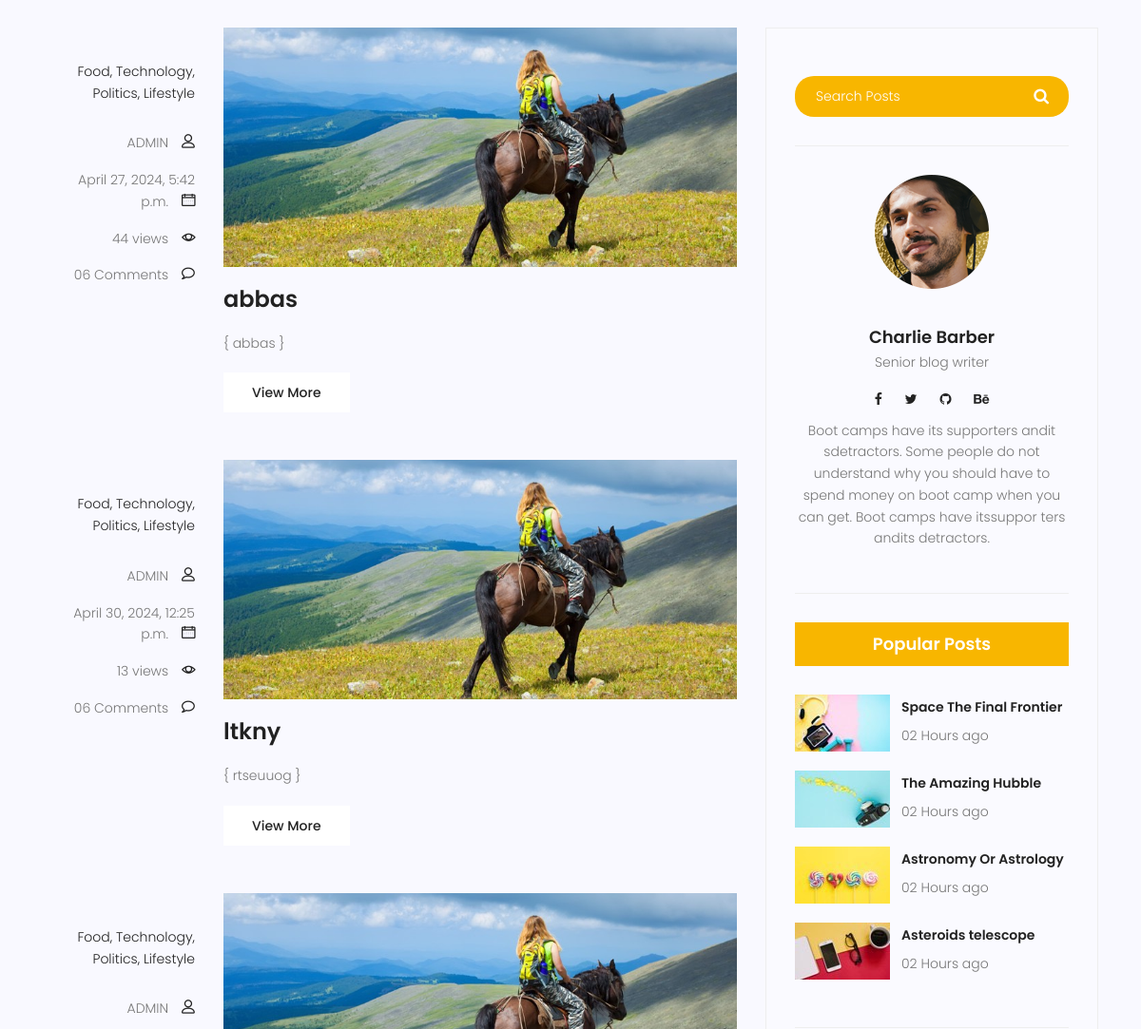
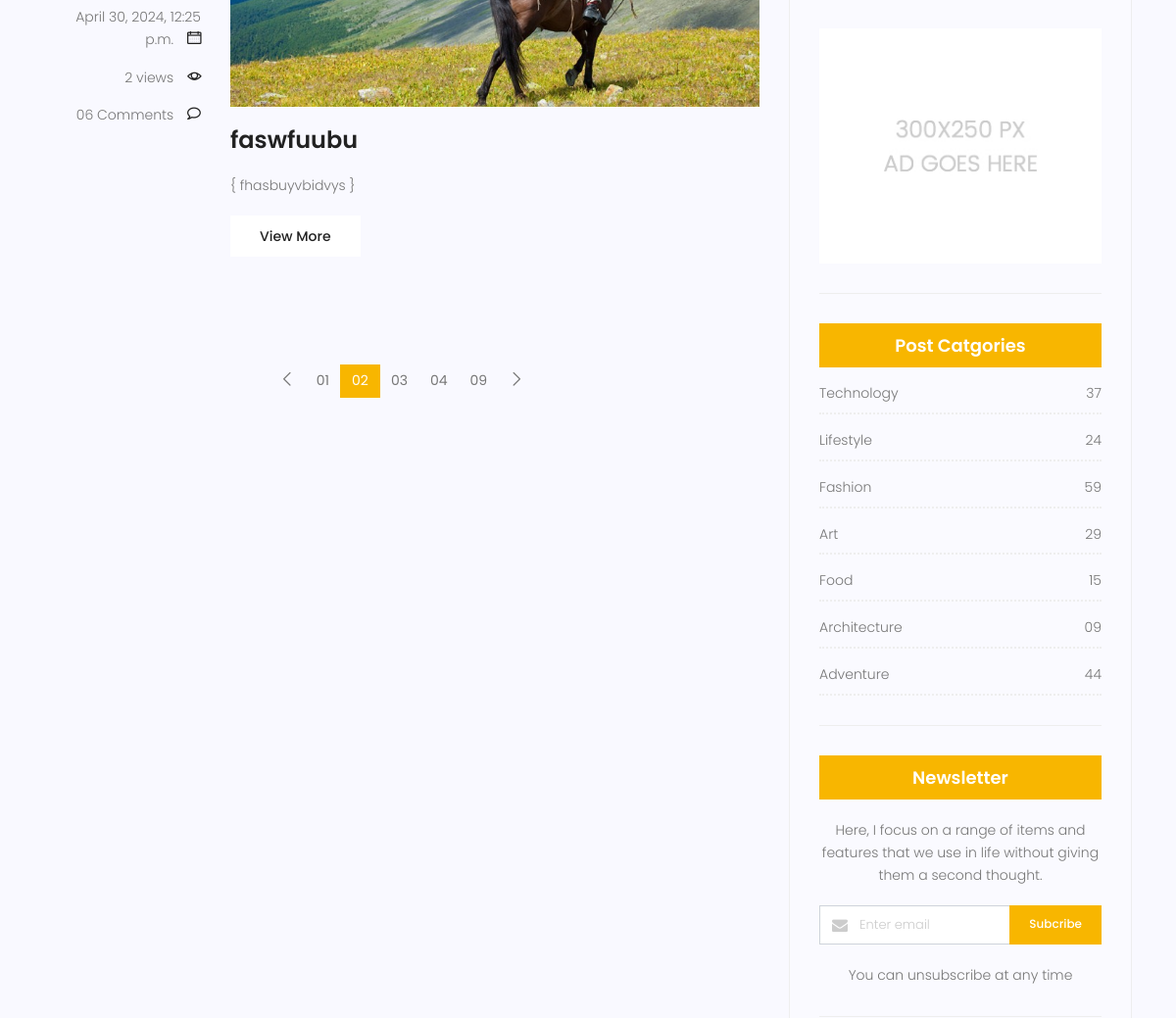
The page /blog/ (middle part) on the database as committed earlier (2 pictures, top to bottom).
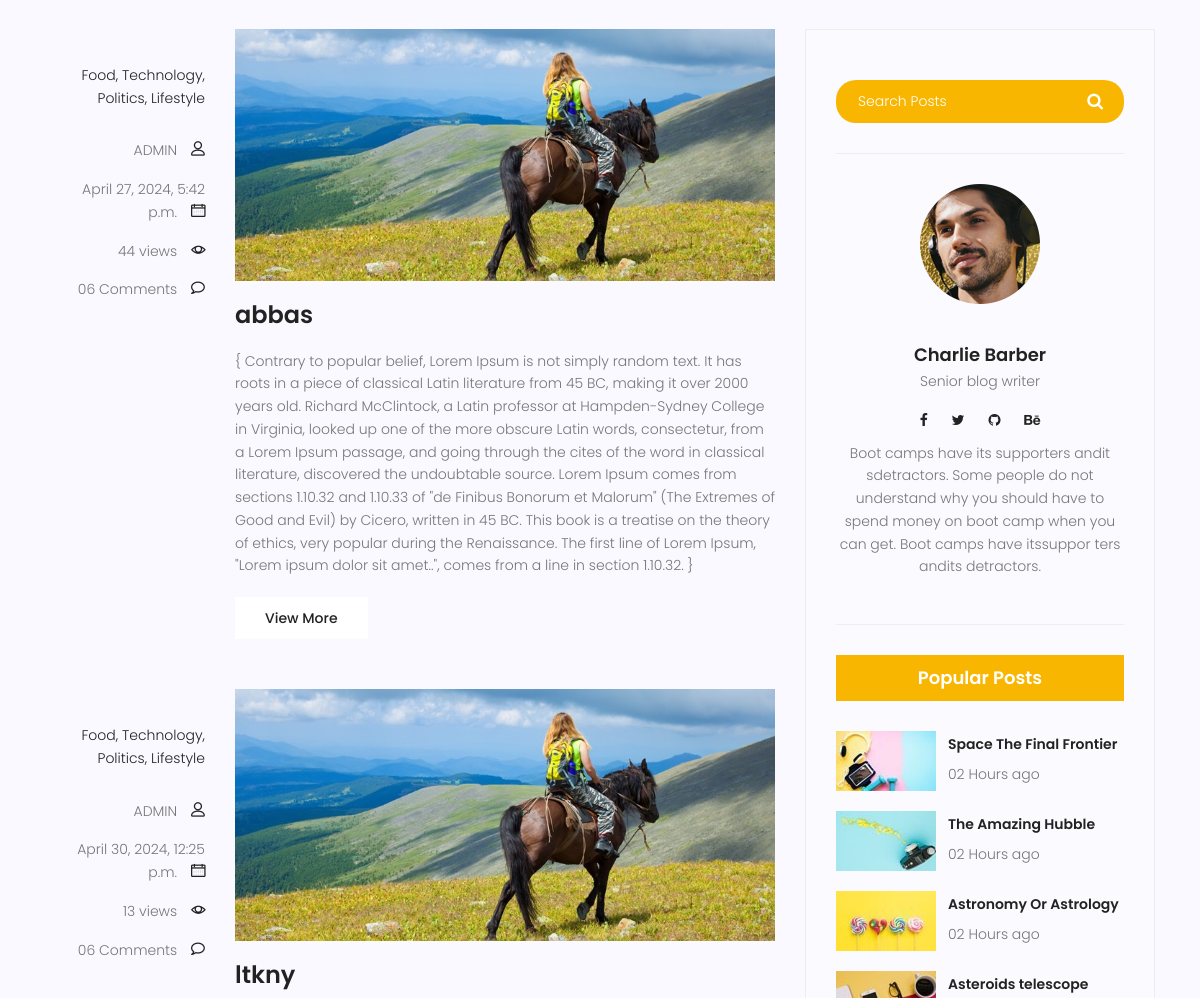
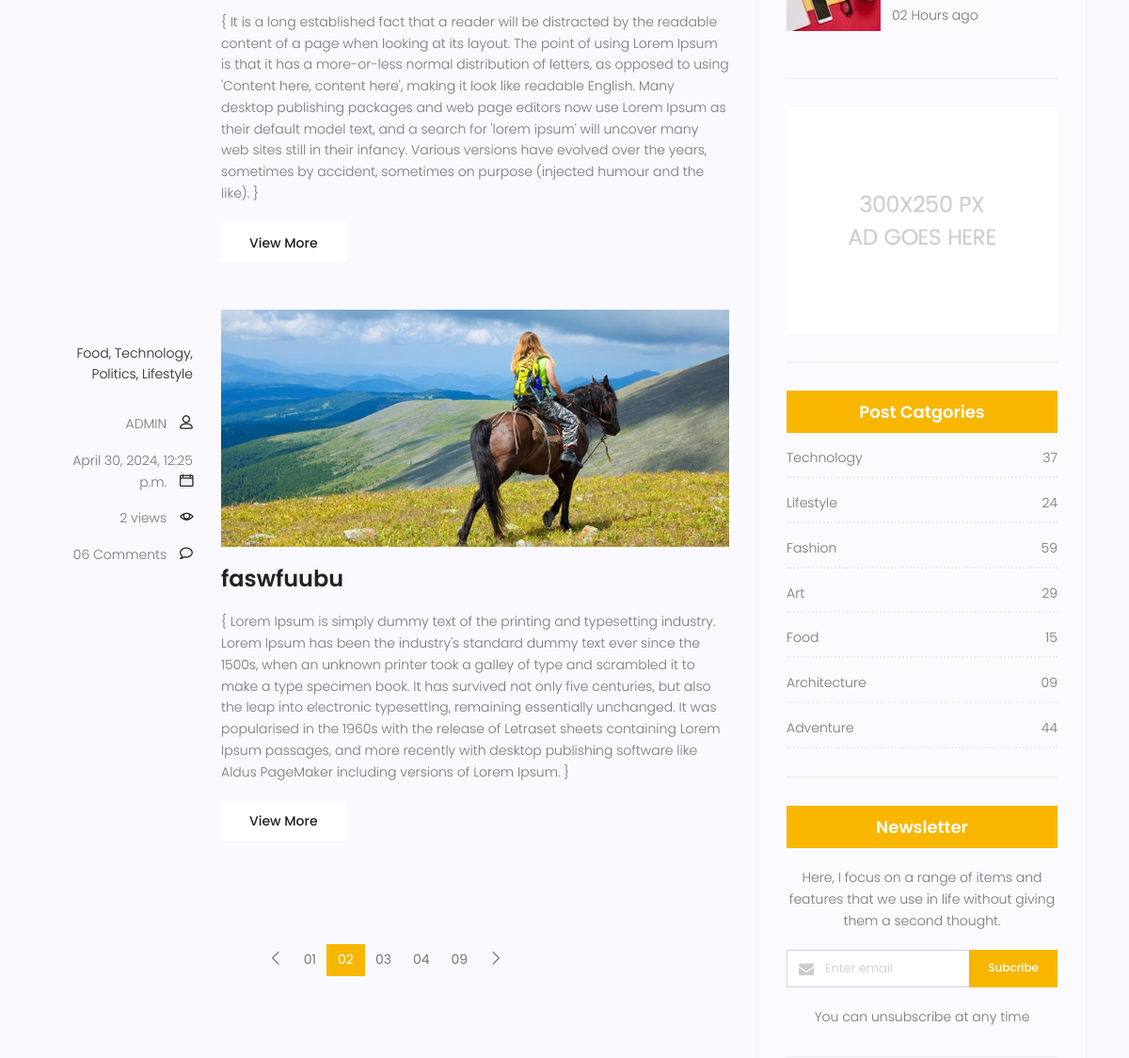
The same page on the database as committed later (2 pictures, top to bottom).
### blog/models.py (models this page shows)
class Post(models.Model):
    image = models.ImageField(upload_to="blog/", default="blog/default.jpg")
    author = models.ForeignKey(User,on_delete=models.SET_NULL,null=True)
    title = models.CharField(max_length=255)
    content = models.TextField()
    counted_views = models.IntegerField(default=0)
    status = models.BooleanField(default=False)
    published_date = models.DateTimeField(null=True)
    created_date = models.DateTimeField(auto_now_add=True)
    updated_date = models.DateTimeField(auto_now=True)

### blog/views.py (the view)
# urls.py: path('', blog_view,name='index'),
def blog_view(request):
    posts = Post.objects.filter(status=1, published_date__lte=timezone.now())
    context = {'posts':posts}
    return render(request,'blog/blog-home.html',context)

### templates/blog/blog-home.html (shortened to what the changed rows need)
{% load static %}
	<!DOCTYPE html>
	<html lang="zxx" class="no-js">
	<head>
			<link rel="stylesheet" href="{% static 'css/linearicons.css'%}">
			<link rel="stylesheet" href="{% static 'css/font-awesome.min.css' %}">
			<link rel="stylesheet" href="{% static 'css/bootstrap.css' %}">
			<link rel="stylesheet" href="{% static 'css/magnific-popup.css' %}">
			<link rel="stylesheet" href="{% static 'css/jquery-ui.css' %}">
			<link rel="stylesheet" href="{% static 'css/nice-select.css' %}">
			<link rel="stylesheet" href="{% static 'css/animate.min.css' %}">
			<link rel="stylesheet" href="{% static 'css/owl.carousel.css' %}">
			<link rel="stylesheet" href="{% static 'css/main.css'%}">
		</head>
		<body>
			<section class="post-content-area">
				<div class="container">
					<div class="row">
						<div class="col-lg-8 posts-list">
							{% for Post in posts %}
							<div class="single-post row">
								<div class="col-lg-3  col-md-3 meta-details">
									<ul class="tags">
										<li><a href="#">Food,</a></li>
										<li><a href="#">Technology,</a></li>
										<li><a href="#">Politics,</a></li>
										<li><a href="#">Lifestyle</a></li>
									</ul>
									<div class="user-details row">
										<p class="user-name col-lg-12 col-md-12 col-6"><a href="#">{{ Post.author }}</a> <span class="lnr lnr-user"></span></p>
										<p class="date col-lg-12 col-md-12 col-6"><a href="#">{{Post.published_date}}</a> <span class="lnr lnr-calendar-full"></span></p>
										<p class="view col-lg-12 col-md-12 col-6"><a href="#">{{ Post.counted_views }} views</a> <span class="lnr lnr-eye"></span></p>
										<p class="comments col-lg-12 col-md-12 col-6"><a href="#">06 Comments</a> <span class="lnr lnr-bubble"></span></p>
									</div>
								</div>
								<div class="col-lg-9 col-md-9 ">
									<div class="feature-img">
										<img class="img-fluid" src="{% static 'img/blog/feature-img1.jpg' %}" alt="">
									</div>
									<a class="posts-title" href="{% url 'blog:single' pid=Post.id %}"><h3>{{Post.title}}</h3></a>
									<p class="excert">
{										{{Post.content}}
}									</p>
									<a href="#" class="primary-btn">View More</a>
								</div>
							</div>
							{% endfor %}
						</div>
					</div>
				</div>
			</section>
		</body>
	</html>

Rows that differ between the two databases and show on the page:
changed Post "abbas": content "abbas" → "Contrary to popular belief, Lorem Ipsum is not simply random text. It has roots in a piece of classical Latin literature from 45 BC, making it over 2000 years old. Richard McClintock, a Latin professor at Hampden-Sydney College in Virginia, looked up one of the more obscure Latin words, consectetur, from a Lorem Ipsum passage, and going through the cites of the word in classical literature, discovered the undoubtable source. Lorem Ipsum comes from sections 1.10.32 and 1.10.33 of \"de Finibus Bonorum et Malorum\" (The Extremes of Good and Evil) by Cicero, written in 45 BC. This book is a treatise on the theory of ethics, very popular during the Renaissance. The first line of Lorem Ipsum,…"
changed Post "ltkny": content "rtseuuog" → "It is a long established fact that a reader will be distracted by the readable content of a page when looking at its layout. The point of using Lorem Ipsum is that it has a more-or-less normal distribution of letters, as opposed to using 'Content here, content here', making it look like readable English. Many desktop publishing packages and web page editors now use Lorem Ipsum as their default model text, and a search for 'lorem ipsum' will uncover many web sites still in their infancy. Various versions have evolved over the years, sometimes by accident, sometimes on purpose (injected humour and the like)."
changed Post "faswfuubu": content "fhasbuyvbidvys" → "Lorem Ipsum is simply dummy text of the printing and typesetting industry. Lorem Ipsum has been the industry's standard dummy text ever since the 1500s, when an unknown printer took a galley of type and scrambled it to make a type specimen book. It has survived not only five centuries, but also the leap into electronic typesetting, remaining essentially unchanged. It was popularised in the 1960s with the release of Letraset sheets containing Lorem Ipsum passages, and more recently with desktop publishing software like Aldus PageMaker including versions of Lorem Ipsum."
